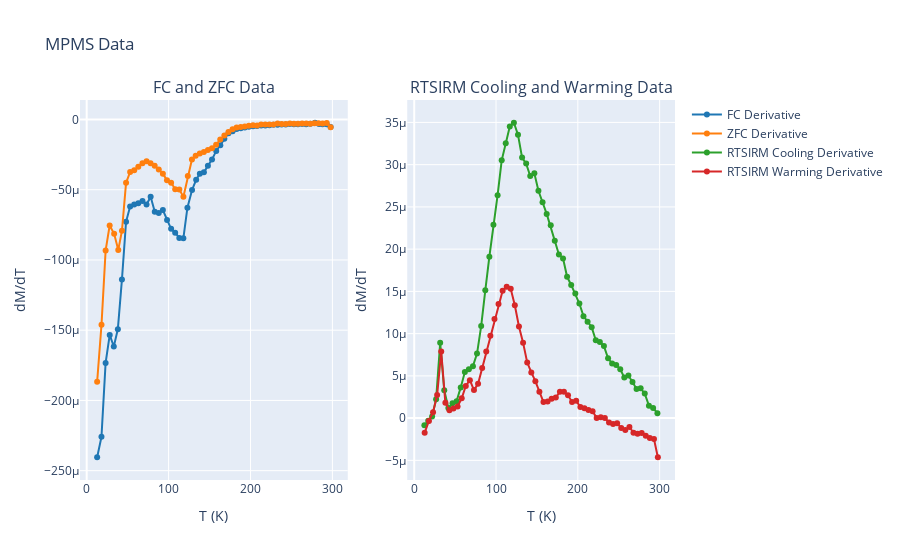

Notebook code cell kept with this figure:
### Code cell
rmag.plot_mpms_data(fc_data, zfc_data, rtsirm_cool_data, rtsirm_warm_data, use_plotly=True, plot_derivative=True)
